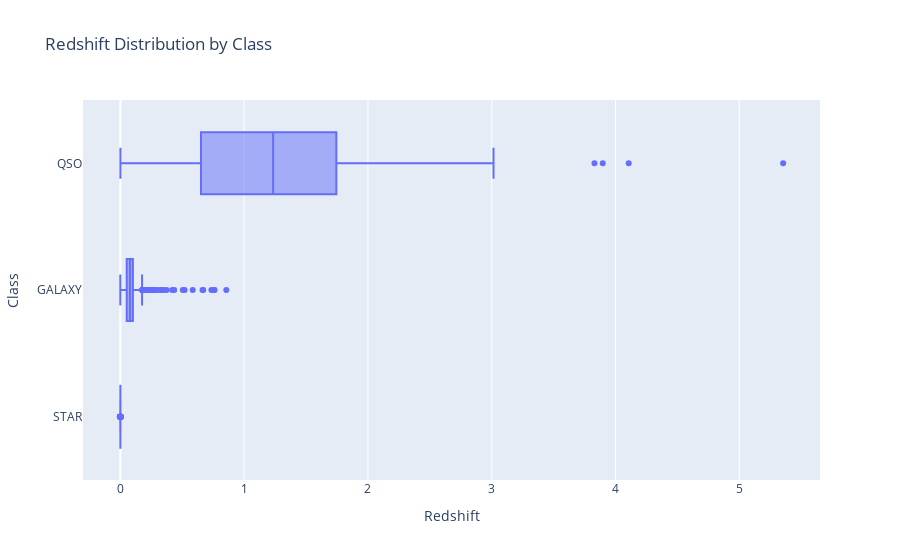
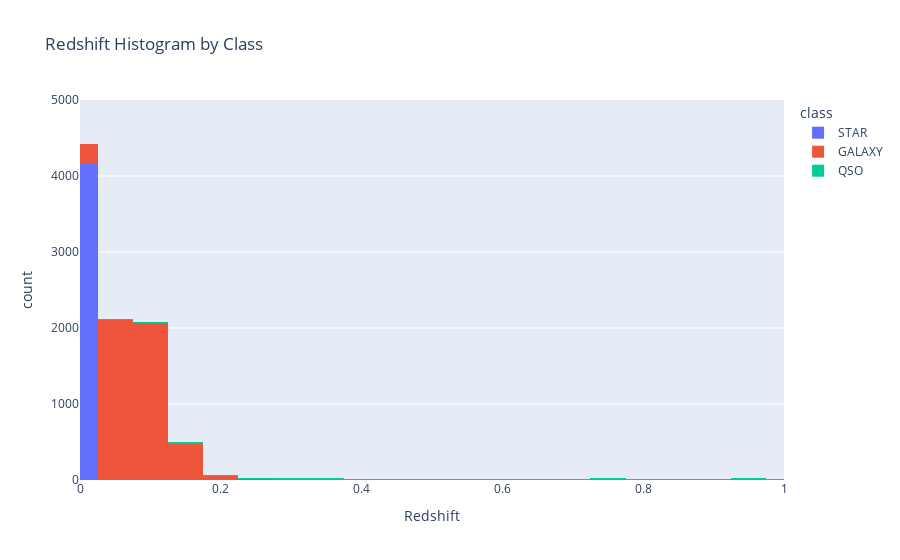

Here is the notebook cell these charts were saved with, in order:
### Markdown cell above
## Univariate Analysis

Redshift

Compare the distributions of redshift for the different classes of objects

### Code cell
# Boîte à moustaches (Boxplot) pour visualiser la distribution du redshift par classe
fig_box = px.box(
    dataset_cleaned, 
    y='class', 
    x='redshift', 
    title='Redshift Distribution by Class', 
    labels={'redshift': 'Redshift', 'class': 'Class'}
)
fig_box.show()

# Histogramme pour visualiser la distribution du redshift avec la répartition des classes
fig_hist = px.histogram(
    dataset_cleaned, 
    x='redshift', 
    color='class', 
    range_x=[0, 1], 
    range_y=[0, 5000], 
    nbins=180,  # Ajustez le nombre de bins pour une meilleure granularité
    title='Redshift Histogram by Class', 
    labels={'redshift': 'Redshift', 'count': 'Count'}
)
fig_hist.show()

### Figure 1 — Plotly figure (JSON) as saved in the notebook; plotly's stock layout.template omitted (floating-point values rounded to 4 significant figures; data arrays with more than 128 entries replaced by an {"elided": "..."} marker saying what was removed)
{"data": [{"alignmentgroup": "True", "hovertemplate": "Redshift=%{x}<br>Class=%{y}<extra></extra>", "legendgroup": "", "marker": {"color": "#636efa"}, "name": "", "notched": false, "offsetgroup": "", "orientation": "h", "showlegend": false, "type": "box", "x": {"elided": "10000 float values"}, "x0": " ", "xaxis": "x", "y": {"elided": "10000 str values"}, "y0": " ", "yaxis": "y"}], "layout": {"boxmode": "group", "legend": {"tracegroupgap": 0}, "title": {"text": "Redshift Distribution by Class"}, "xaxis": {"anchor": "y", "domain": [0, 1], "title": {"text": "Redshift"}}, "yaxis": {"anchor": "x", "domain": [0, 1], "title": {"text": "Class"}}}}

### Figure 2 — Plotly figure (JSON) as saved in the notebook; plotly's stock layout.template omitted (floating-point values rounded to 4 significant figures; data arrays with more than 128 entries replaced by an {"elided": "..."} marker saying what was removed)
{"data": [{"alignmentgroup": "True", "bingroup": "x", "hovertemplate": "class=STAR<br>Redshift=%{x}<br>count=%{y}<extra></extra>", "legendgroup": "STAR", "marker": {"color": "#636efa", "pattern": {"shape": ""}}, "name": "STAR", "nbinsx": 180, "offsetgroup": "STAR", "orientation": "v", "showlegend": true, "type": "histogram", "x": {"elided": "4152 float values"}, "xaxis": "x", "yaxis": "y"}, {"alignmentgroup": "True", "bingroup": "x", "hovertemplate": "class=GALAXY<br>Redshift=%{x}<br>count=%{y}<extra></extra>", "legendgroup": "GALAXY", "marker": {"color": "#EF553B", "pattern": {"shape": ""}}, "name": "GALAXY", "nbinsx": 180, "offsetgroup": "GALAXY", "orientation": "v", "showlegend": true, "type": "histogram", "x": {"elided": "4998 float values"}, "xaxis": "x", "yaxis": "y"}, {"alignmentgroup": "True", "bingroup": "x", "hovertemplate": "class=QSO<br>Redshift=%{x}<br>count=%{y}<extra></extra>", "legendgroup": "QSO", "marker": {"color": "#00cc96", "pattern": {"shape": ""}}, "name": "QSO", "nbinsx": 180, "offsetgroup": "QSO", "orientation": "v", "showlegend": true, "type": "histogram", "x": {"elided": "850 float values"}, "xaxis": "x", "yaxis": "y"}], "layout": {"barmode": "relative", "legend": {"title": {"text": "class"}, "tracegroupgap": 0}, "title": {"text": "Redshift Histogram by Class"}, "xaxis": {"anchor": "y", "domain": [0, 1], "range": [0, 1], "title": {"text": "Redshift"}}, "yaxis": {"anchor": "x", "domain": [0, 1], "range": [0, 5000], "title": {"text": "count"}}}}
